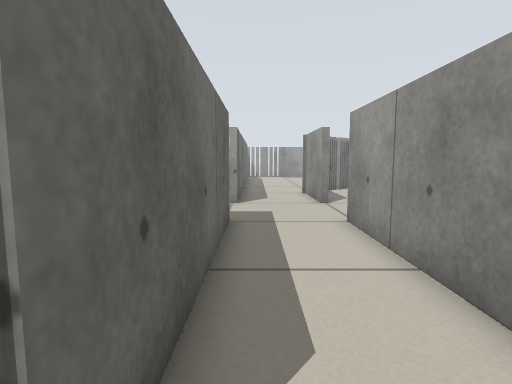
[1] (above)

16 first-person views from a walk through a world built for the Player/Stage simulator. The camera is 0.46 m above the floor, tilts 6° down and sees 80° across. Floor lines are 1 m apart. The floor is counted in squares, 0.25 m on a side. Each view is taken from the middle of a square. On the plan, view 1 faces up. The plan holds only what a view shows up to about 16 squares ahead; the rest is blank. The place goes on beyond the plan. The robots in the file are not drawn.

[2]
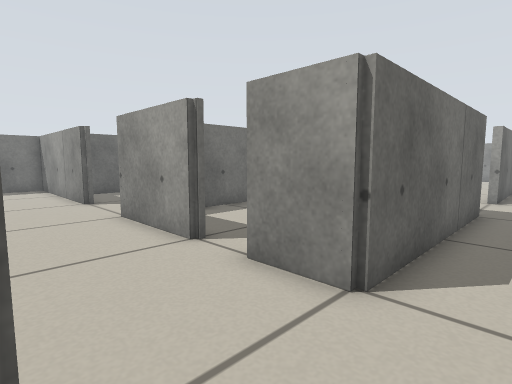

[3]
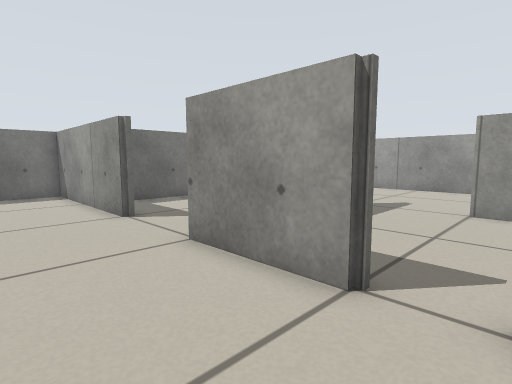

[4]
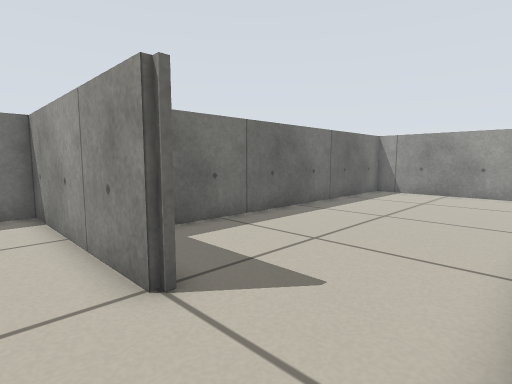

[5]
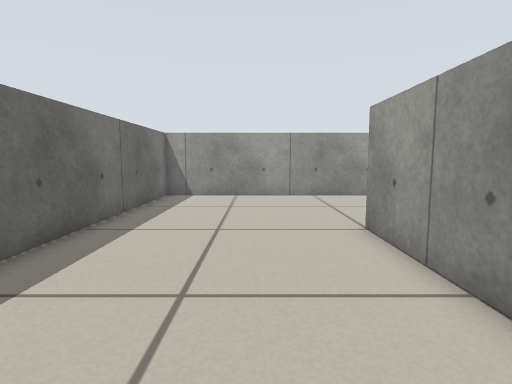

[6]
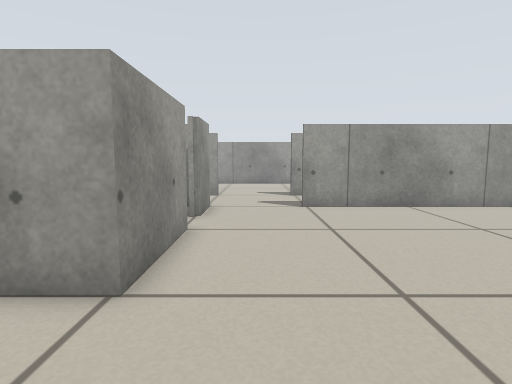

[7]
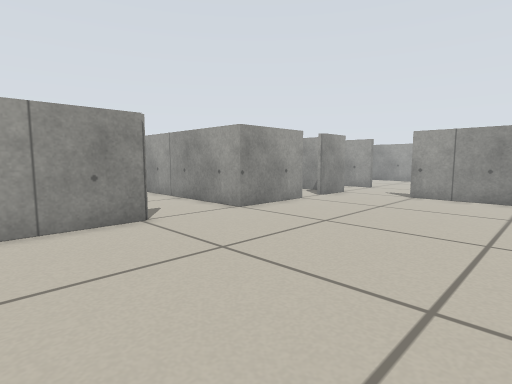

[8]
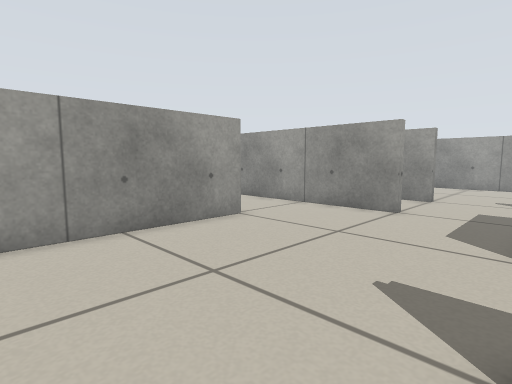

[9]
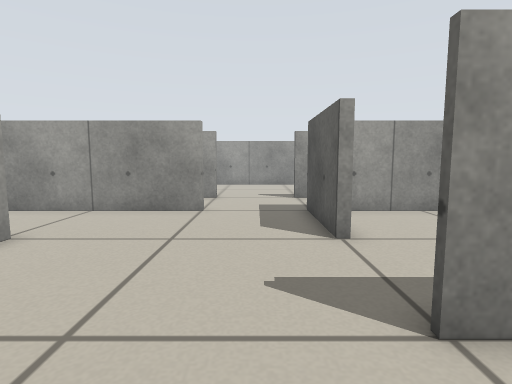

[10]
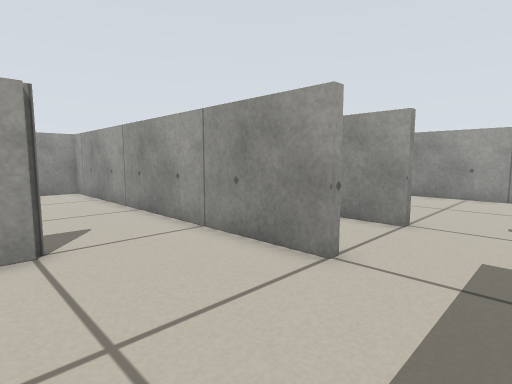

[11]
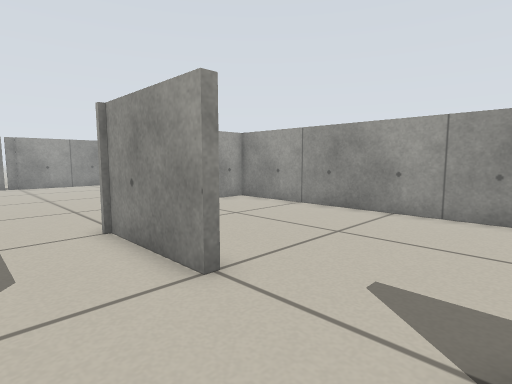

[12]
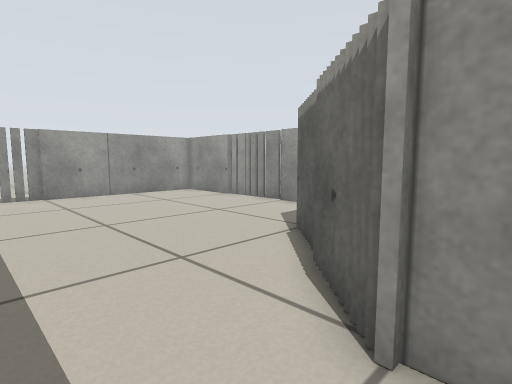

[13]
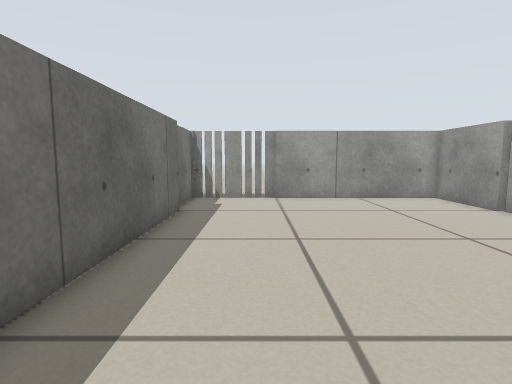

[14]
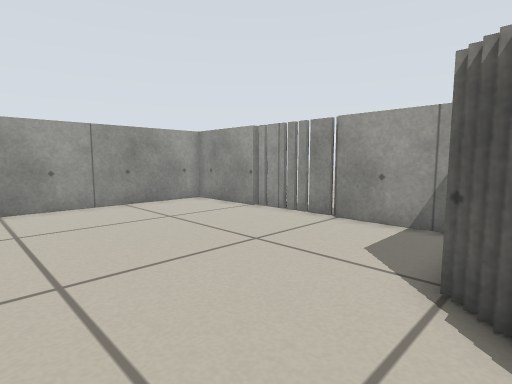

[15]
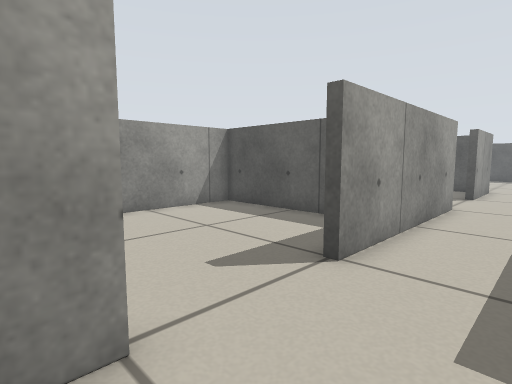

[16]
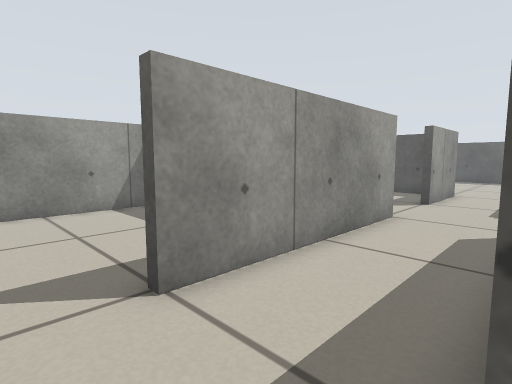

### Floor plan
Key: @ floor where view 1 was taken; # wall or solid block; x gap in a wall; . floor.
Columns run from 17 left of view 1 to 11 right of it. Each row starts with its distance up from view 1.
 33                 #############
 32                 #...........#
 31                 #...........#
 30                 #...........#
 29               ###...........#
 28               ..#...........x
 27               ..#...........x
 26               ..#...........x
 25               ..#...........x
 24              ...#...........#
 23              ...#...........#
 22              ...#...........#
 21              ...#......######
 20              ...#......#  ..#
 19              ...#....### ...#
 18             ....# ..##  ....#
 17 #############...# ..#  .....#
 16 #...............#...# ......#
 15 #...............#...#.......#
 14 #...............#...#.......#
 13 #...............#...#.......#
 12 #...........................#
 11 #...........................#
 10 #...........................#
  9 #.......#...#####...#.......#
  8 #.......#.......#...#.......#
  7 #.......# ......#...#.......#
  6 #.......# ......#...# ......#
  5 #.......#..... .#...#  ######
  4 #.......#.....  #...#
  3 #.......#...... #...#
  2 #.......#  .... #...#
  1 #####...#####.###...#
  0 .................@...
 -1 .....................
 -2 ......................
 -3 ................#...#.
 -4 ................# ..#.
 -5 ................# ..#.
 -6  ...............# ..#.
 -7   ..............# ..#
 -8 .  ....     ....# ..

Positions as (right, up) in squares from view 1, and headings:
1: (0, 0), facing up
2: (1, -3), facing up-left
3: (-3, -3), facing up-left
4: (-9, -1), facing up-left
5: (-12, 1), facing up
6: (-13, -1), facing right
7: (-17, -8), facing up-right
8: (-12, 9), facing up-right
9: (-12, 11), facing right
10: (-6, 10), facing up-right
11: (0, 9), facing up-right
12: (0, 16), facing up-right
13: (2, 18), facing up
14: (2, 20), facing up-right
15: (0, 14), facing down-right
16: (-1, 11), facing down-right
